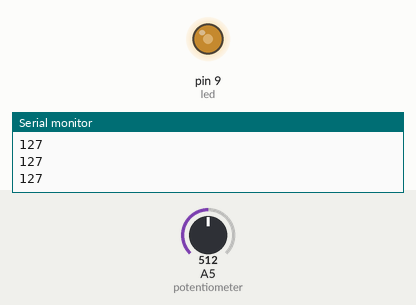
A sketch run on a simulated Arduino Uno, built with avr-gcc and run on an emulated ATmega328P. Shown: output pins drawn as LEDs (lit = HIGH), the last lines printed to the serial monitor. The inputs (shaded band) are chosen by the test bench; at power-on: A5 (potentiometer) = 512.

Above: at 1.2 s.
1.3 s: A5 (potentiometer) set to 716
At 2.1 s:
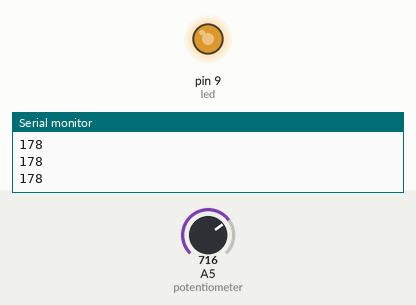
2.8 s: A5 (potentiometer) set to 900
At 3.3 s:
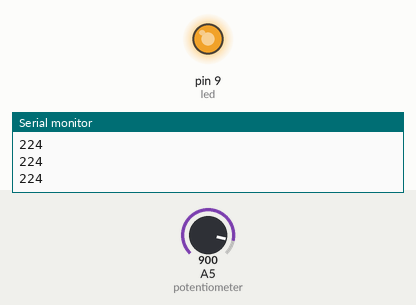
4.3 s: A5 (potentiometer) set to 122
At 5.5 s:
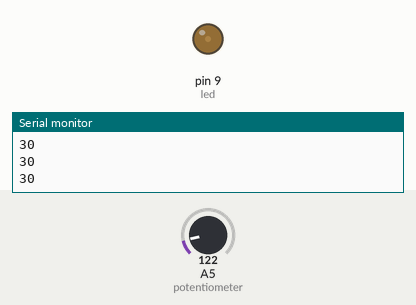
5.8 s: A5 (potentiometer) set to 0
At 6.7 s:
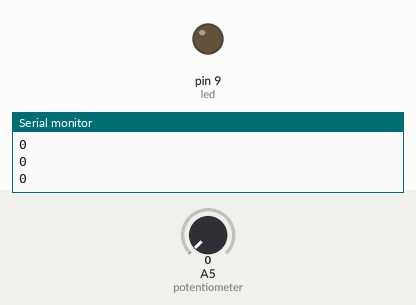
7.3 s: A5 (potentiometer) set to 511
At 7.8 s:
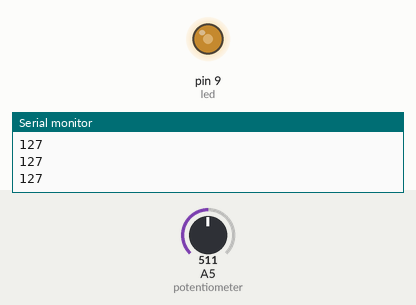
Timing chart, 0 to 9.8 s (numbered marks = the images above; inputs shaded):
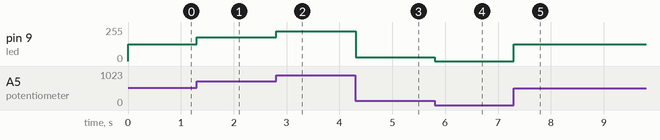

The sketch:

potentiometer_en_led_lampje_analog1.ino
```cpp
// C++ code
//

const int potentiometer = A5;
const int led = 9;
unsigned long oldMillis = 0;
int potentiometerValue =100;

void setup()
{
  Serial.begin(9600);
  pinMode(potentiometer, INPUT);
  pinMode(led, OUTPUT);
}

void loop()
{
  if (millis() - oldMillis > 5)
  {
    oldMillis = millis();
    int potentiometerValue = map(analogRead(potentiometer), 0, 1023, 0, 255);
    Serial.println(potentiometerValue);
    analogWrite(led,potentiometerValue);
  }
}
```

Measured:
- after the input at 1.3 s, pin 9 (led): 127/255 → 178/255 at once
- after the input at 2.8 s, pin 9 (led): 178/255 → 224/255 at once
- after the input at 4.3 s, pin 9 (led): 224/255 → 30/255 at once
- after the input at 5.8 s, pin 9 (led): 30/255 → 0/255 at once
- after the input at 7.3 s, pin 9 (led): 0/255 → 127/255 at once
